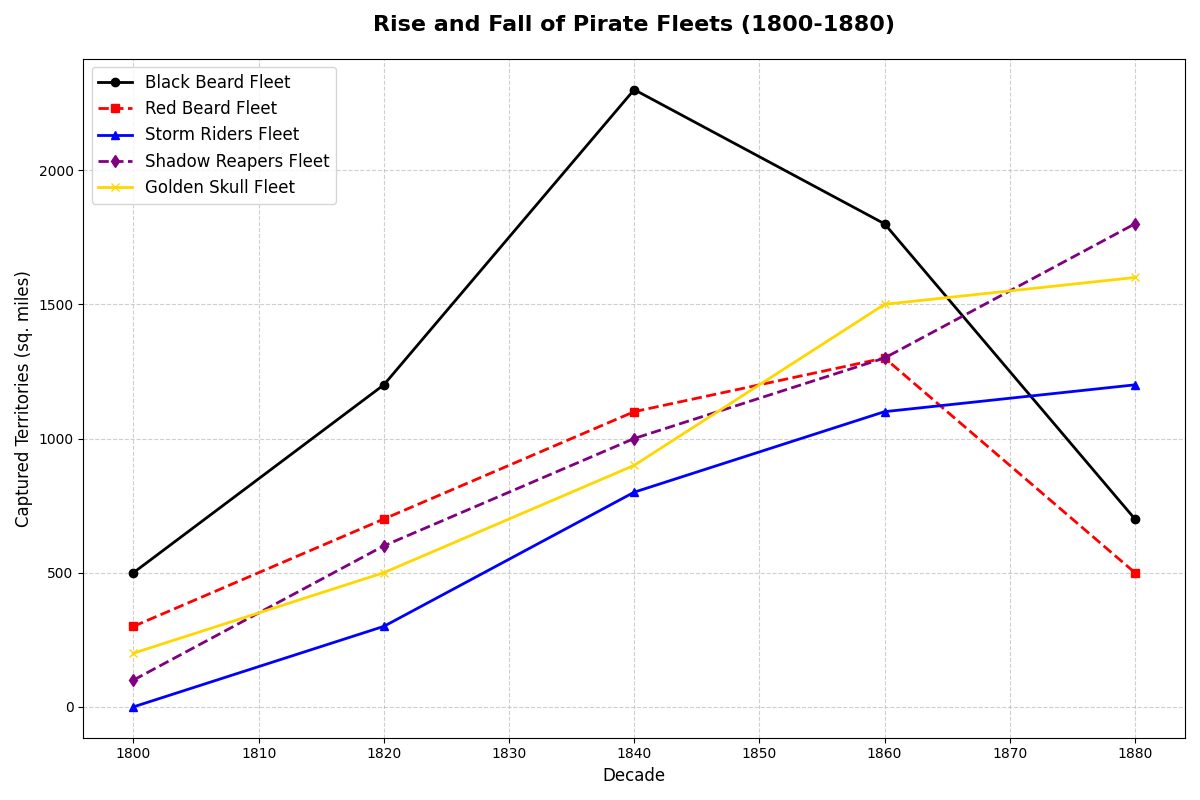

Reproduce this figure in Python.
import matplotlib.pyplot as plt
import numpy as np

decades = np.array([1800, 1820, 1840, 1860, 1880])

black_beard_fleet = np.array([500, 1200, 2300, 1800, 700])
red_beard_fleet = np.array([300, 700, 1100, 1300, 500])
storm_riders_fleet = np.array([0, 300, 800, 1100, 1200])
shadow_reapers_fleet = np.array([100, 600, 1000, 1300, 1800])
golden_skull_fleet = np.array([200, 500, 900, 1500, 1600])  # New series

plt.figure(figsize=(12, 8))

plt.plot(decades, black_beard_fleet, marker='o', linestyle='-', linewidth=2, color='black', label='Black Beard Fleet')
plt.plot(decades, red_beard_fleet, marker='s', linestyle='--', linewidth=2, color='red', label='Red Beard Fleet')
plt.plot(decades, storm_riders_fleet, marker='^', linestyle='-', linewidth=2, color='blue', label='Storm Riders Fleet')
plt.plot(decades, shadow_reapers_fleet, marker='d', linestyle='--', linewidth=2, color='purple', label='Shadow Reapers Fleet')
plt.plot(decades, golden_skull_fleet, marker='x', linestyle='-', linewidth=2, color='gold', label='Golden Skull Fleet')  # New plot

plt.xlabel('Decade', fontsize=12)
plt.ylabel('Captured Territories (sq. miles)', fontsize=12)
plt.title('Rise and Fall of Pirate Fleets (1800-1880)', fontsize=16, fontweight='bold', pad=20)

plt.grid(True, linestyle='--', alpha=0.6)
plt.legend(loc='upper left', fontsize=12)
plt.tight_layout()

plt.show()
